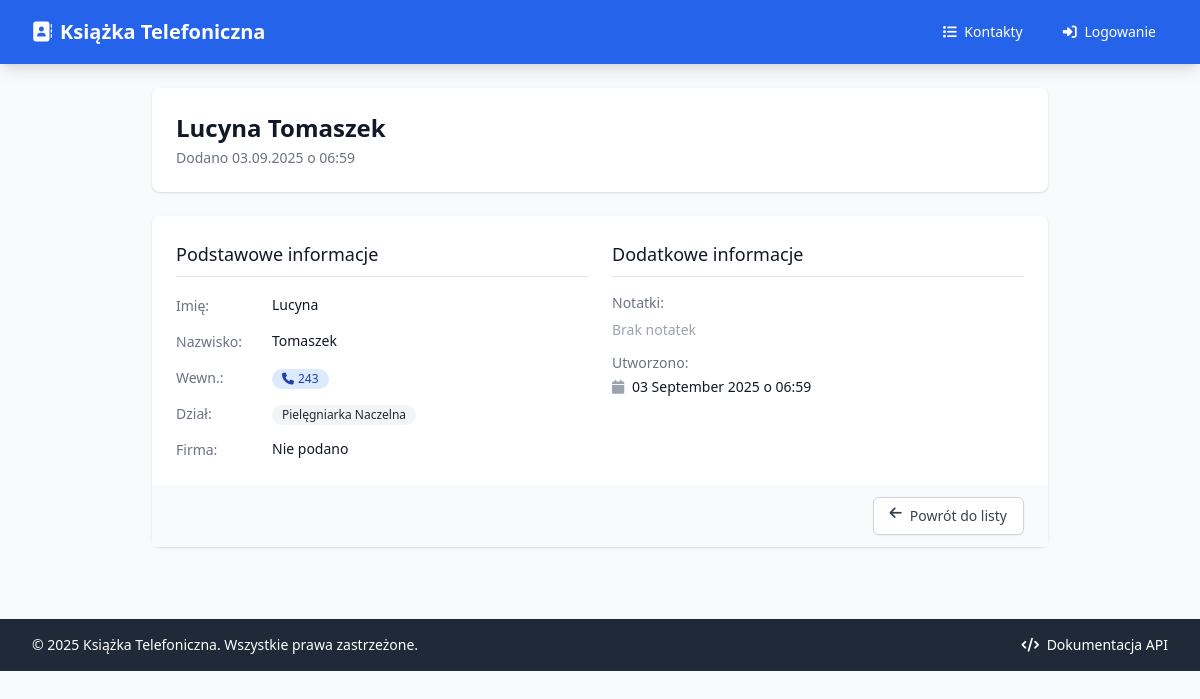
Page /kontakty/0f34e775-835c-4dbf-98bf-352b7d2c2ab7 on the committed database.
### app/models/contact.py (models this page shows)
class ContactBase(SQLModel):
    imie: str = Field(description="Imię kontaktu")
    nazwisko: str = Field(description="Nazwisko kontaktu")
    numer_wewnetrzny: str = Field(
        unique=True,
        index=True,
        description="Unikalny numer wewnętrzny firmy"
    )
    dzial: Optional[str] = Field(default=None, index=True, description="Nazwa działu")
    firma: Optional[str] = Field(default=None, description="Nazwa firmy")
    notatki: Optional[str] = Field(default=None, description="Dodatkowe notatki")

class Contact(ContactBase, table=True):
    __tablename__ = "kontakty"
    id: Optional[str] = Field(
        default_factory=lambda: str(uuid.uuid4()),
        primary_key=True,
        description="Unikalny identyfikator kontaktu"
    )
    created_at: datetime = Field(
        default_factory=datetime.utcnow,
        description="Data utworzenia kontaktu"
    )
    updated_at: datetime = Field(
        default_factory=datetime.utcnow,
        description="Data ostatniej modyfikacji"
    )

### app/routers/contacts.py (the view)
@router.get("/kontakty/{contact_id}", response_class=HTMLResponse, name="contact_detail")
async def contact_detail(
    request: Request,
    contact_id: str,
    session: Session = Depends(get_session)
):
    contact = session.get(Contact, contact_id)
    if not contact:
        raise HTTPException(status_code=404, detail="Kontakt nie został znaleziony")
    user = get_current_user(request)
    return templates.TemplateResponse(
        "contacts/detail.html",
        {
            "request": request,
            "title": f"{contact.imie} {contact.nazwisko} - Książka Telefoniczna",
            "contact": contact,
            "user": user
        }
    )

### app/templates/contacts/detail.html (shortened to what this page needs)
{% extends "base.html" %}
{% block content %}
<div class="max-w-4xl mx-auto">
    <div class="bg-white shadow rounded-lg mb-6">
        <div class="px-4 py-5 sm:p-6">
            <div class="flex items-center justify-between">
                <div>
                    <h1 class="text-2xl font-bold text-gray-900">
                        {{ contact.imie }} {{ contact.nazwisko }}
                    </h1>
                    <p class="mt-1 text-sm text-gray-500">
                        Dodano {{ contact.created_at.strftime('%d.%m.%Y o %H:%M') }}
                    </p>
                </div>
            </div>
        </div>
    </div>
    <div class="bg-white shadow rounded-lg">
        <div class="px-4 py-5 sm:p-6">
            <div class="grid grid-cols-1 md:grid-cols-2 gap-6">
                <div class="space-y-4">
                    <h3 class="text-lg font-medium text-gray-900 border-b border-gray-200 pb-2">
                        Podstawowe informacje
                    </h3>
                    <div class="space-y-3">
                        <div class="flex items-center">
                            <div class="flex-shrink-0 w-24">
                                <span class="text-sm font-medium text-gray-500">Imię:</span>
                            </div>
                            <div class="text-sm text-gray-900">{{ contact.imie }}</div>
                        </div>
                        <div class="flex items-center">
                            <div class="flex-shrink-0 w-24">
                                <span class="text-sm font-medium text-gray-500">Nazwisko:</span>
                            </div>
                            <div class="text-sm text-gray-900">{{ contact.nazwisko }}</div>
                        </div>
                        <div class="flex items-center">
                            <div class="flex-shrink-0 w-24">
                                <span class="text-sm font-medium text-gray-500">Wewn.:</span>
                            </div>
                            <div>
                                <span class="inline-flex items-center px-2.5 py-0.5 rounded-full text-xs font-medium bg-blue-100 text-blue-800">
                                    <i class="fas fa-phone mr-1"></i>
                                    {{ contact.numer_wewnetrzny }}
                                </span>
                            </div>
                        </div>
                        <div class="flex items-center">
                            <div class="flex-shrink-0 w-24">
                                <span class="text-sm font-medium text-gray-500">Dział:</span>
                            </div>
                            <div>
                                {% if contact.dzial %}
                                    <span class="inline-flex items-center px-2.5 py-0.5 rounded-full text-xs font-medium bg-gray-100 text-gray-800">
                                        {{ contact.dzial }}
                                    </span>
                                {% else %}
                                    <span class="text-sm text-gray-400">Nie podano</span>
                                {% endif %}
                            </div>
                        </div>
                        <div class="flex items-center">
                            <div class="flex-shrink-0 w-24">
                                <span class="text-sm font-medium text-gray-500">Firma:</span>
                            </div>
                            <div class="text-sm text-gray-900">
                                {{ contact.firma or "Nie podano" }}
                            </div>
                        </div>
                    </div>
                </div>
                <div class="space-y-4">
                    <h3 class="text-lg font-medium text-gray-900 border-b border-gray-200 pb-2">
                        Dodatkowe informacje
                    </h3>
                    <div class="space-y-3">
                        <div>
                            <span class="text-sm font-medium text-gray-500 block mb-1">Notatki:</span>
                            {% if contact.notatki %}
                                <div class="text-sm text-gray-900 bg-gray-50 p-3 rounded-md">
                                    {{ contact.notatki|replace('\n', '<br>')|safe }}
                                </div>
                            {% else %}
                                <span class="text-sm text-gray-400">Brak notatek</span>
                            {% endif %}
                        </div>
                        <div>
                            <span class="text-sm font-medium text-gray-500 block mb-1">Utworzono:</span>
                            <div class="text-sm text-gray-900">
                                <i class="fas fa-calendar mr-1 text-gray-400"></i>
                                {{ contact.created_at.strftime('%d %B %Y o %H:%M') }}
                            </div>
                        </div>
                    </div>
                </div>
            </div>
        </div>
        <div class="bg-gray-50 px-4 py-3 sm:px-6 sm:flex sm:flex-row-reverse">
            <a
                href="/kontakty"
                class="w-full inline-flex justify-center rounded-md border border-gray-300 shadow-sm px-4 py-2 bg-white text-base font-medium text-gray-700 hover:bg-gray-50 focus:outline-none focus:ring-2 focus:ring-offset-2 focus:ring-blue-500 sm:ml-3 sm:w-auto sm:text-sm"
            >
                <i class="fas fa-arrow-left mr-2"></i>
                Powrót do listy
            </a>
        </div>
    </div>
</div>
{% endblock %}

### rows in the picture
Contact: imie "Lucyna", nazwisko "Tomaszek", created_at "03.09.2025 o 06:59", numer_wewnetrzny "243", dzial "Pielęgniarka Naczelna", firma "Nie podano", created_at "03 September 2025 o 06:59"
